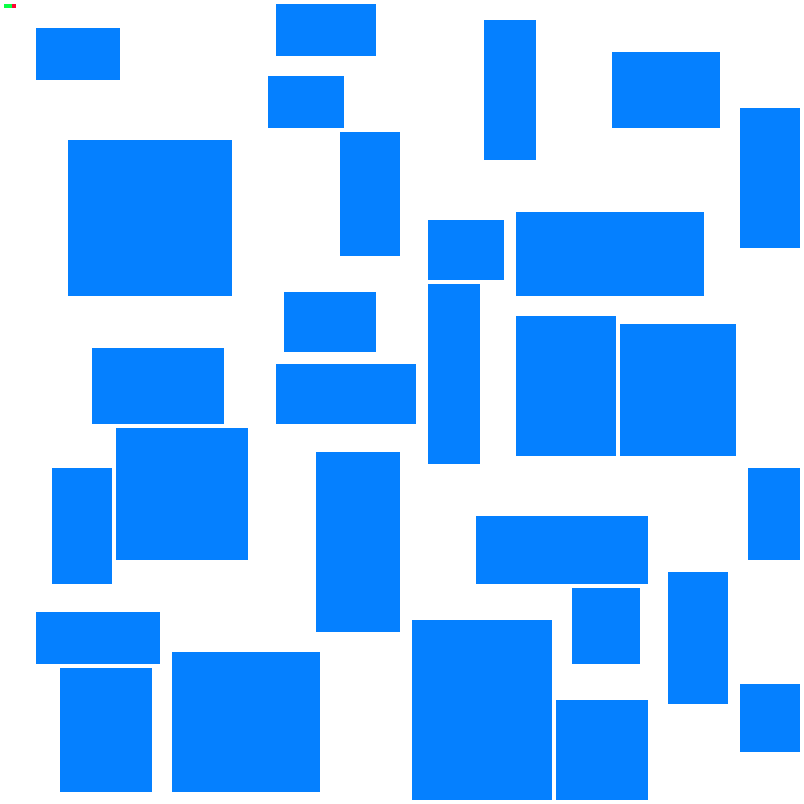
Frame 1 (no input)
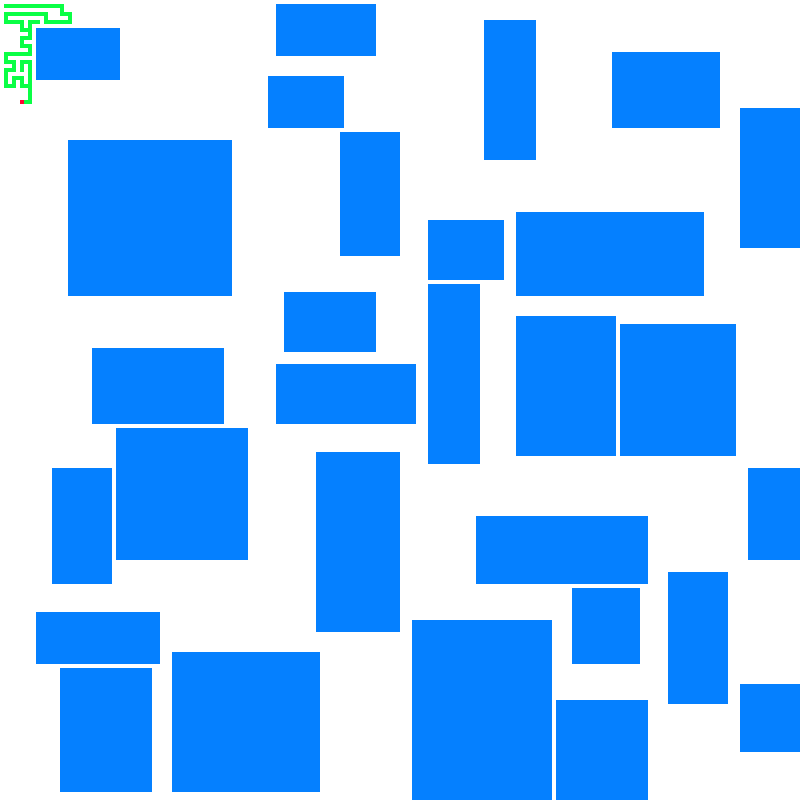
Frame 60 (the mouse pressed at the canvas centre just before this capture)
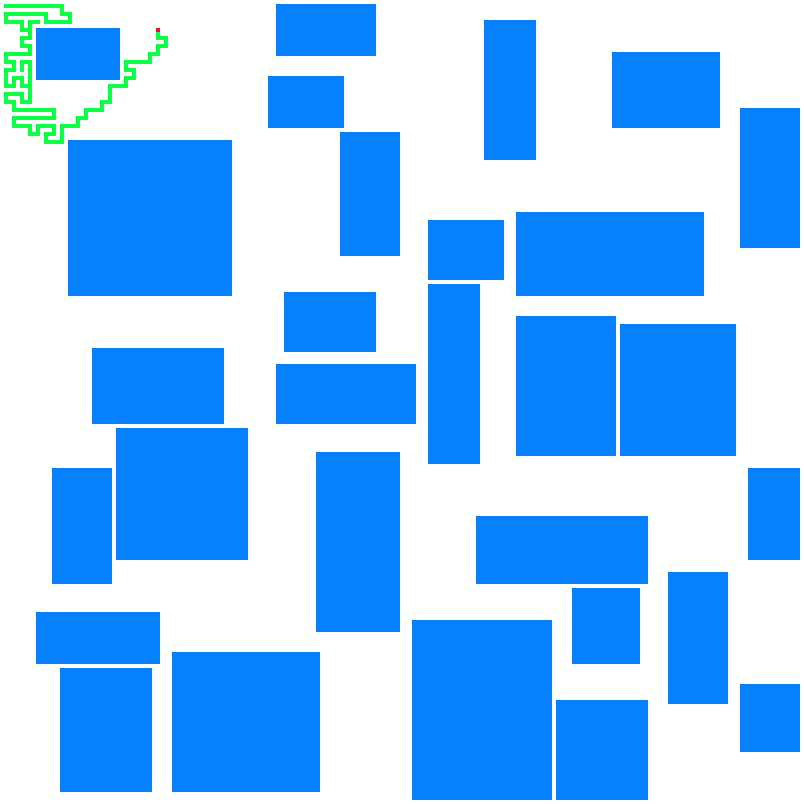
Frame 120 (the mouse held since frame 60 and released just before this capture)

The Processing sketch that drew these frames (run headless with seeded random() and noise(); from frame 60 on, the mouse is pressed at the canvas centre):

// Processing sketch: MazeGenerate
// ── MazeGenerate.pde
import java.util.*;

int WIDTH = 804;
int HEIGHT = 804;
int width = 201;
int height = 201;
int w = WIDTH / width;
int h = HEIGHT / height;
color tryGenRoomCount = 1000;
int runRate = 1;
int routeColor = #0AFF45;
int headColor = #FF0533;
int roomColor = #0580FF;
int[][] array = new int[width][height];
int[] dirs = new int[4];
Stack<Point> stack = new Stack<Point>();

void initArray(){
  for(int i = 0; i < width; ++i){
    for(int j = 0; j < height; ++j){
      array[i][j] = 0;
    }
  }
}

void addRoom(int x, int y, int w, int h){
  for(int i = x-1; i < x + w+1; ++i){
    for(int j = y-1; j < y + h+1; ++j){
      if(isValid(i, j) && array[i][j] != 0) return;
    }
  }
  for(int i = x; i < x + w; ++i){
    for(int j = y; j < y + h; ++j){
      array[i][j] = 3;
    }
  }
}

void initRoom(){
  for(int i = 0; i < tryGenRoomCount; ++i){
    int x = int(random(width));
    int y = int(random(height));
    int w = int(random(12, 48));
    int h = int(random(12, 48));
    if(x % 2 == 0) x +=1;
    if(y % 2 == 0) y +=1;
    if(w % 2 == 0) w +=1;
    if(h % 2 == 0) h +=1;
    if(isValid(x+w, y+h)) addRoom(x, y, w, h);
  }
}

boolean isValid(int x, int y){
    return !(x < 0 || x >=width || y < 0 || y >= height);
}

void gen(){
    Point p = stack.peek();
    array[p.x][p.y] = 1;
    dirs[0] = 0;
    dirs[1] = 0;
    dirs[2] = 0;
    dirs[3] = 0;
    int index = 0;
    if(isValid(p.x-2, p.y) && array[p.x-2][p.y] == 0){
      dirs[index++] = 1;
    }
    if(isValid(p.x+2, p.y) && array[p.x+2][p.y] == 0){
      dirs[index++] = 2;
    }
    if(isValid(p.x, p.y-2) && array[p.x][p.y-2] == 0){
      dirs[index++] = 3;
    }
    if(isValid(p.x, p.y+2) && array[p.x][p.y+2] == 0){
      dirs[index++] = 4;
    }
    if(index == 0) {
      stack.pop();
      if(!stack.empty()){
        p = stack.peek();
        array[p.x][p.y] = 2;
      }
      return;
    }
    int dir = dirs[int(random(index-0.5f))];
    if(dir == 1){
      array[p.x-1][p.y] = 1;
      array[p.x-2][p.y] = 2;
      stack.push(new Point(p.x-2, p.y));
    }
    else if(dir == 2){
      array[p.x+1][p.y] = 1;
      array[p.x+2][p.y] = 2;
      stack.push(new Point(p.x+2, p.y));
    }
    else if(dir == 3){
      array[p.x][p.y-1] = 1;
      array[p.x][p.y-2] = 2;
      stack.push(new Point(p.x, p.y-2));
    }
    else {
      array[p.x][p.y+1] = 1;
      array[p.x][p.y+2] = 2;
      stack.push(new Point(p.x, p.y+2));
    }
}

void clearScreen(){
    fill(255);
    noStroke();
    rect(0, 0, WIDTH, HEIGHT);
}

void showMaze(){
    for(int i = 0; i < width; ++i){
        for(int j = 0; j < height; ++j){
            if(array[i][j] == 0) continue;
            if(array[i][j] == 1){
                fill(routeColor);
            }
            else if(array[i][j] == 2){
                fill(headColor);
            }
            else if(array[i][j] == 3){
                fill(roomColor);
            }
            rect(i*w, j*h, w, h);
        }
    }
}

void setup(){
    size(804, 804);
    background(255);
    noStroke();
    initArray();
    stack.push(new Point(1, 1));
    array[1][1] = 1;
    initRoom();
    //frameRate(120);
    
    /*
    //show maze directely
    while(!stack.empty()){
        gen();
        //showMaze();
    }
    showMaze();
    */
}

void draw(){
  boolean needShowMaze = false;
  for(int i = 0; i < runRate; ++i){
    if(!stack.empty()){
        needShowMaze = true;
        gen();
    }
  }
  if(needShowMaze){
    clearScreen();
    showMaze();
  }
  else{
    noLoop();
  }
}
// ── Point.pde
class Point{
  int x;
  int y;
  
  Point(int _x, int _y){
    x=_x;
    y=_y;
  }
  
  Point(Point p){
    x=p.x;
    y=p.y;
  }
}
